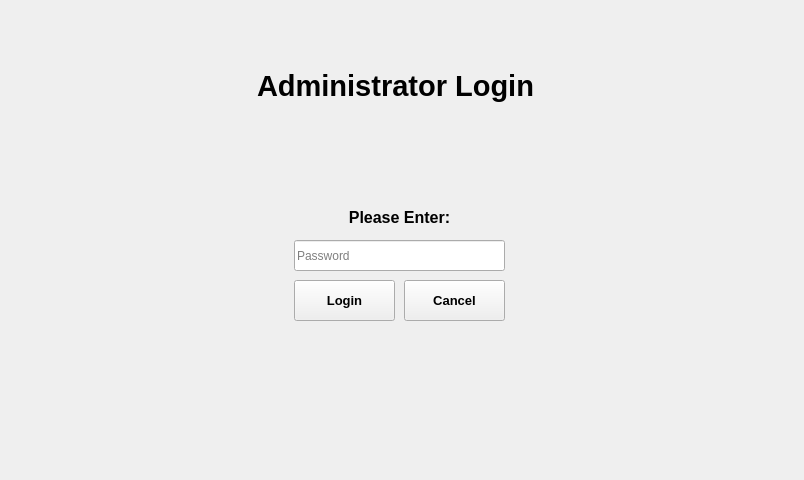
    <widget class="QWidget" name="adminLoginPage">
     <widget class="QLabel" name="label_3">
      <property name="geometry">
       <rect>
        <x>4</x>
        <y>207</y>
        <width>791</width>
        <height>20</height>
       </rect>
      </property>
      <property name="font">
       <font>
        <pointsize>12</pointsize>
        <weight>75</weight>
        <bold>true</bold>
       </font>
      </property>
      <property name="layoutDirection">
       <enum>Qt::LeftToRight</enum>
      </property>
      <property name="text">
       <string>Please Enter:</string>
      </property>
      <property name="alignment">
       <set>Qt::AlignCenter</set>
      </property>
     </widget>
     <widget class="QPushButton" name="pushButton_cancel">
      <property name="geometry">
       <rect>
        <x>404</x>
        <y>280</y>
        <width>101</width>
        <height>41</height>
       </rect>
      </property>
      <property name="font">
       <font>
        <pointsize>10</pointsize>
        <weight>75</weight>
        <bold>true</bold>
       </font>
      </property>
      <property name="text">
       <string>Cancel</string>
      </property>
     </widget>
     <widget class="QPushButton" name="pushButton_login">
      <property name="geometry">
       <rect>
        <x>294</x>
        <y>280</y>
        <width>101</width>
        <height>41</height>
       </rect>
      </property>
      <property name="font">
       <font>
        <pointsize>10</pointsize>
        <weight>75</weight>
        <bold>true</bold>
       </font>
      </property>
      <property name="text">
       <string>Login</string>
      </property>
     </widget>
     <widget class="QLineEdit" name="lineEdit_password">
      <property name="geometry">
       <rect>
        <x>294</x>
        <y>240</y>
        <width>211</width>
        <height>31</height>
       </rect>
      </property>
      <property name="text">
       <string/>
      </property>
      <property name="echoMode">
       <enum>QLineEdit::Password</enum>
      </property>
      <property name="placeholderText">
       <string>Password</string>
      </property>
      <property name="clearButtonEnabled">
       <bool>true</bool>
      </property>
     </widget>
     <widget class="QLabel" name="label">
      <property name="geometry">
       <rect>
        <x>0</x>
        <y>60</y>
        <width>791</width>
        <height>51</height>
       </rect>
      </property>
      <property name="font">
       <font>
        <pointsize>22</pointsize>
        <weight>75</weight>
        <bold>true</bold>
        <kerning>true</kerning>
       </font>
      </property>
      <property name="text">
       <string>Administrator Login</string>
      </property>
      <property name="alignment">
       <set>Qt::AlignCenter</set>
      </property>
     </widget>
     <widget class="QLabel" name="label_2">
      <property name="geometry">
       <rect>
        <x>0</x>
        <y>240</y>
        <width>221</width>
        <height>231</height>
       </rect>
      </property>
      <property name="text">
       <string/>
      </property>
      <property name="pixmap">
       <pixmap>baseballart 2.jpg</pixmap>
      </property>
      <property name="scaledContents">
       <bool>true</bool>
      </property>
     </widget>
     <widget class="QLabel" name="label_27">
      <property name="geometry">
       <rect>
        <x>590</x>
        <y>0</y>
        <width>201</width>
        <height>231</height>
       </rect>
      </property>
      <property name="text">
       <string/>
      </property>
      <property name="pixmap">
       <pixmap>baseballart.jpg</pixmap>
      </property>
      <property name="scaledContents">
       <bool>true</bool>
      </property>
     </widget>
    </widget>
